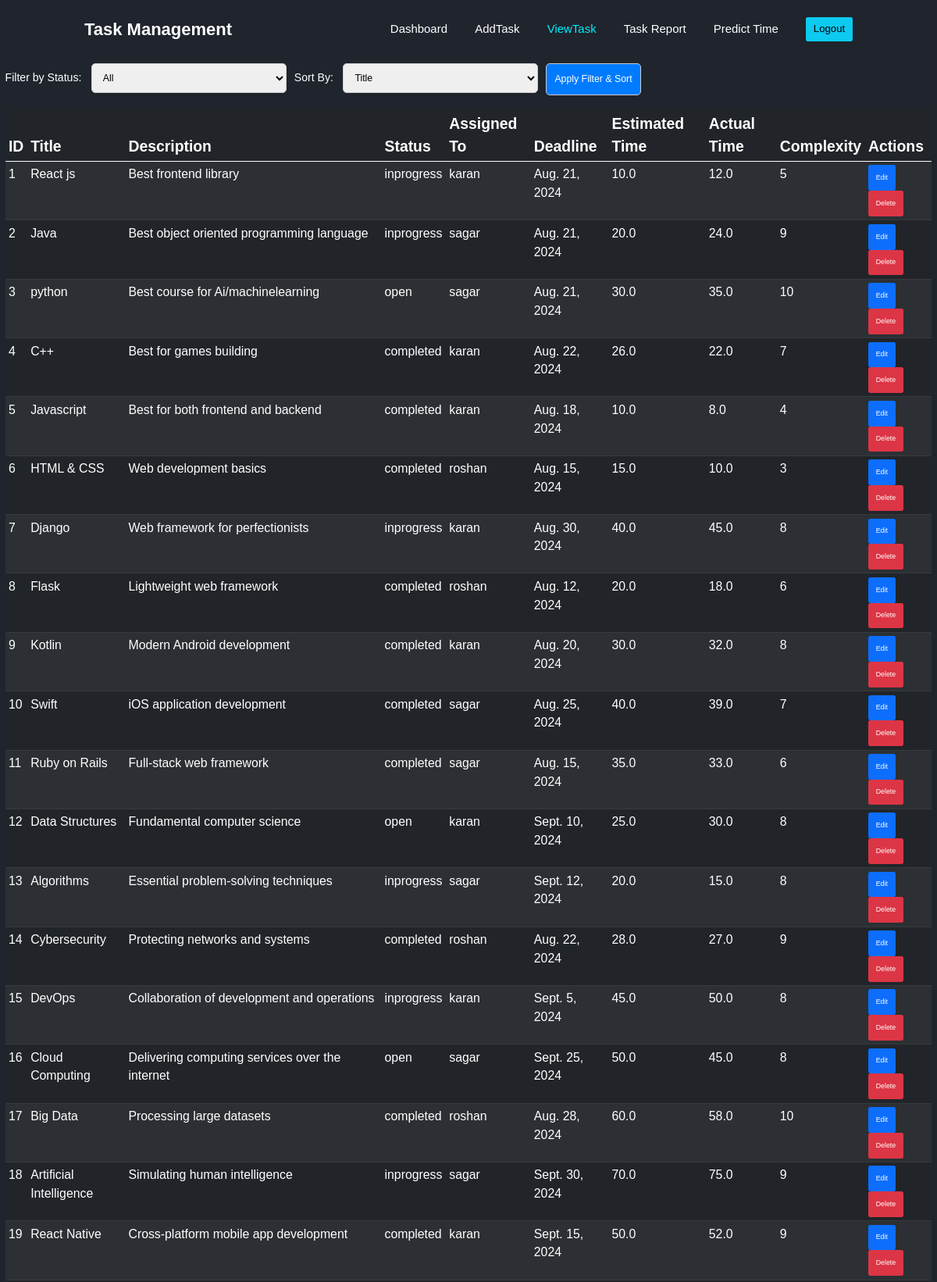
Page /viewTask/ (signed in, upper part) on the committed database.
### main/models.py (models this page shows, shortened)
class Task(models.Model):
    STATUS_CHOICES = [
        ('open', 'Open'),
        ('inprogress', 'In Progress'),
        ('completed', 'Completed'),
    ]
    title = models.CharField(max_length=200)
    desc = models.TextField()
    status = models.CharField(max_length=20, choices=STATUS_CHOICES, default='open')
    assigned_to = models.ForeignKey(User, on_delete=models.CASCADE)
    deadline = models.DateField()
    estimated_time = models.FloatField()  # Estimated time to complete the task
    actual_time = models.FloatField(null=True, blank=True)  # Actual time taken to complete the task
    complexity = models.IntegerField()  # Task complexity (e.g., scale 1-10)
    isDelete = models.BooleanField(default=False)

### main/views.py (the view)
# urls.py: path('viewTask/', viewTask, name='viewTask'),
@login_required(login_url='log_in')
def viewTask(request):
    data = Task.objects.filter(isDelete=False)
    status_filter = request.GET.get('status_filter')
    if status_filter:
        data = data.filter(status=status_filter)
    sort_by = request.GET.get('sort_by')
    if sort_by:
        data = data.order_by(sort_by)
    return render(request, 'viewTask.html', {'data': data})

### main/templates/viewTask.html (shortened to what this page needs)
<!DOCTYPE html>
<html lang="en">
<head>
    {% load static %}
    <link href='https://unpkg.com/boxicons@2.1.4/css/boxicons.min.css' rel='stylesheet'>
    <link rel="stylesheet" href="//cdn.jsdelivr.net/npm/alertifyjs@1.13.1/build/css/alertify.min.css"/>
    <link href="https://cdn.jsdelivr.net/npm/bootstrap@5.0.2/dist/css/bootstrap.min.css" rel="stylesheet">
    <link rel="stylesheet" href="{% static 'css/dashboard.css' %}">
</head>
<body>
    <header class="header">
        <a href="#" class="logo">Task Management</a>
        <navbar class="navbar">
            <a href="{% url 'dashboard' %}" class="{% if request.path == '/dashboard/' %}active{% endif %}">Dashboard</a>
            <a href="{% url 'addTask' %}" class="{% if request.path == '/addTask/' %}active{% endif %}">AddTask</a>
            <a href="{% url 'viewTask' %}" class="{% if request.path == '/viewTask/' %}active{% endif %}">ViewTask</a>
            <a href="{% url 'task_report' %}" class="{% if request.path == '/report/' %}active{% endif %}">Task Report</a>
            <a href="{% url 'predict' %}" class="{% if request.path == '/predict/' %}active{% endif %}">Predict Time</a>
            <a href="{% url 'log_out' %}"><button style="font-size: 1.5rem;" type="button" class="btn btn-info py-2 px-3">Logout</button></a>
        </navbar>
    </header>
    <div class="view-table">
        <h1 class="text-center alert alert-info">Tasks Overview</h1>
        <div class="container-fluid">
            <div class="row">
                <div class="col">
                    <form method="GET" action="{% url 'viewTask' %}">
                        <div>
                            <label for="status_filter">Filter by Status:</label>
                            <select name="status_filter" id="status_filter">
                                <option value="">All</option>
                            </select>
                        </div>
                        <div>
                            <label for="sort_by">Sort By:</label>
                            <select name="sort_by" id="sort_by">
                                <option value="title">Title</option>
                            </select>
                        </div>
                        <div>
                            <input type="submit" value="Apply Filter & Sort">
                        </div>
                    </form>
                    <div class="table-responsive">
                        <table class="table table-dark table-striped">
                            <thead>
                                <tr>
                                    <th>ID</th>
                                    <th>Title</th>
                                    <th>Description</th>
                                    <th>Status</th>
                                    <th>Assigned To</th>
                                    <th>Deadline</th>
                                    <th>Estimated Time</th>
                                    <th>Actual Time</th>
                                    <th>Complexity</th>
                                    <th>Actions</th>
                                </tr>
                            </thead>
                            <tbody>
                                {% for i in data %}
                                <tr>
                                    <td>{{ forloop.counter }}</td>
                                    <td>{{ i.title }}</td>
                                    <td>{{ i.desc }}</td>
                                    <td>{{ i.status }}</td>
                                    <td>{{ i.assigned_to.username }}</td>
                                    <td>{{ i.deadline }}</td>
                                    <td>{{ i.estimated_time }}</td>
                                    <td>{{ i.actual_time }}</td>
                                    <td>{{ i.complexity }}</td>
                                    <td>
                                        <a href="{% url 'update_data' i.id %}" class="btn btn-primary py-3 px-3">Edit</a>
                                        <a href="{% url 'delete_data' i.id %}" class="btn btn-danger py-3 px-3">Delete</a>
                                    </td>
                                </tr>
                                {% endfor %}
                            </tbody>
                        </table>
                    </div>
                </div>
            </div>
        </div>
    </div>
</body>
</html>

### main/static/css/dashboard.css (style rules this page uses)
* { margin: 0; padding: 0; box-sizing: border-box; font-family: 'Poppins', sans-serif; text-decoration: none; scroll-behavior: smooth; outline: none; border: none; }
:root { --bg-color: #1f242d; --second-bgcolor: #323946; --text-color: white; --main-color: #0ef; }
html { font-size: 62.5%; overflow-x: hidden; }
body { background: var(--bg-color); color: var(--text-color); }
a { text-decoration: none; }
.header { display: flex; position: fixed; top: 0; left: 0; width: 100%; padding: 2rem 9%; background: var(--bg-color); justify-content: space-between; align-items: center; z-index: 100; }
.logo { color: var(--text-color); font-size: 2.5rem; font-weight: 600; cursor: default; }
.navbar a { font-size: 1.7rem; color: var(--text-color); margin-left: 4rem; transition: 0.3s; }
.navbar a:hover, .navbar a.active { color: var(--main-color); }
@media (max-width: 1200px) { html { font-size: 55%; } }

### main/templates/viewTask.html (style rules this page uses)
body, html { height: 100%; margin: 0; }
.view-table { min-height: calc(100vh - 60px); }
form { margin-top: 3rem; margin-bottom: 2rem; display: flex; flex-wrap: wrap; }
label { font-size: 1.6rem; margin-right: 10px; }
select, input[type="submit"] { font-size: 1.4rem; padding: 10px; border: 1px solid #ccc; border-radius: 5px; margin-right: 10px; }
select { width: 250px; }
input[type="submit"] { background-color: #007bff; color: #fff; cursor: pointer; width: auto; }
.table th { font-size: 2.2rem; }
.table td { font-size: 1.8rem; }

### rows in the picture
Task: title "React js", desc "Best frontend library", status "inprogress", assigned_to.username "karan", deadline "Aug. 21, 2024", estimated_time "10.0", actual_time "12.0", complexity "5"
Task: title "Java", desc "Best object oriented programming language", status "inprogress", assigned_to.username "sagar", deadline "Aug. 21, 2024", estimated_time "20.0", actual_time "24.0", complexity "9"
Task: title "python", desc "Best course for Ai/machinelearning", status "open", assigned_to.username "sagar", deadline "Aug. 21, 2024", estimated_time "30.0", actual_time "35.0", complexity "10"
Task: title "C++", desc "Best for games building", status "completed", assigned_to.username "karan", deadline "Aug. 22, 2024", estimated_time "26.0", actual_time "22.0", complexity "7"
Task: title "Javascript", desc "Best for both frontend and backend", status "completed", assigned_to.username "karan", deadline "Aug. 18, 2024", estimated_time "10.0", actual_time "8.0", complexity "4"
Task: title "HTML & CSS", desc "Web development basics", status "completed", assigned_to.username "roshan", deadline "Aug. 15, 2024", estimated_time "15.0", actual_time "10.0", complexity "3"
Task: title "Django", desc "Web framework for perfectionists", status "inprogress", assigned_to.username "karan", deadline "Aug. 30, 2024", estimated_time "40.0", actual_time "45.0", complexity "8"
Task: title "Flask", desc "Lightweight web framework", status "completed", assigned_to.username "roshan", deadline "Aug. 12, 2024", estimated_time "20.0", actual_time "18.0", complexity "6"
Task: title "Kotlin", desc "Modern Android development", status "completed", assigned_to.username "karan", deadline "Aug. 20, 2024", estimated_time "30.0", actual_time "32.0", complexity "8"
Task: title "Swift", desc "iOS application development", status "completed", assigned_to.username "sagar", deadline "Aug. 25, 2024", estimated_time "40.0", actual_time "39.0", complexity "7"
Task: title "Ruby on Rails", desc "Full-stack web framework", status "completed", assigned_to.username "sagar", deadline "Aug. 15, 2024", estimated_time "35.0", actual_time "33.0", complexity "6"
Task: title "Data Structures", desc "Fundamental computer science", status "open", assigned_to.username "karan", deadline "Sept. 10, 2024", estimated_time "25.0", actual_time "30.0", complexity "8"
Task: title "Algorithms", desc "Essential problem-solving techniques", status "inprogress", assigned_to.username "sagar", deadline "Sept. 12, 2024", estimated_time "20.0", actual_time "15.0", complexity "8"
Task: title "Cybersecurity", desc "Protecting networks and systems", status "completed", assigned_to.username "roshan", deadline "Aug. 22, 2024", estimated_time "28.0", actual_time "27.0", complexity "9"
Task: title "DevOps", desc "Collaboration of development and operations", status "inprogress", assigned_to.username "karan", deadline "Sept. 5, 2024", estimated_time "45.0", actual_time "50.0", complexity "8"
Task: title "Cloud Computing", desc "Delivering computing services over the internet", status "open", assigned_to.username "sagar", deadline "Sept. 25, 2024", estimated_time "50.0", actual_time "45.0", complexity "8"
Task: title "Big Data", desc "Processing large datasets", status "completed", assigned_to.username "roshan", deadline "Aug. 28, 2024", estimated_time "60.0", actual_time "58.0", complexity "10"
Task: title "Artificial Intelligence", desc "Simulating human intelligence", status "inprogress", assigned_to.username "sagar", deadline "Sept. 30, 2024", estimated_time "70.0", actual_time "75.0", complexity "9"
Task: title "React Native", desc "Cross-platform mobile app development", status "completed", assigned_to.username "karan", deadline "Sept. 15, 2024", estimated_time "50.0", actual_time "52.0", complexity "9"
